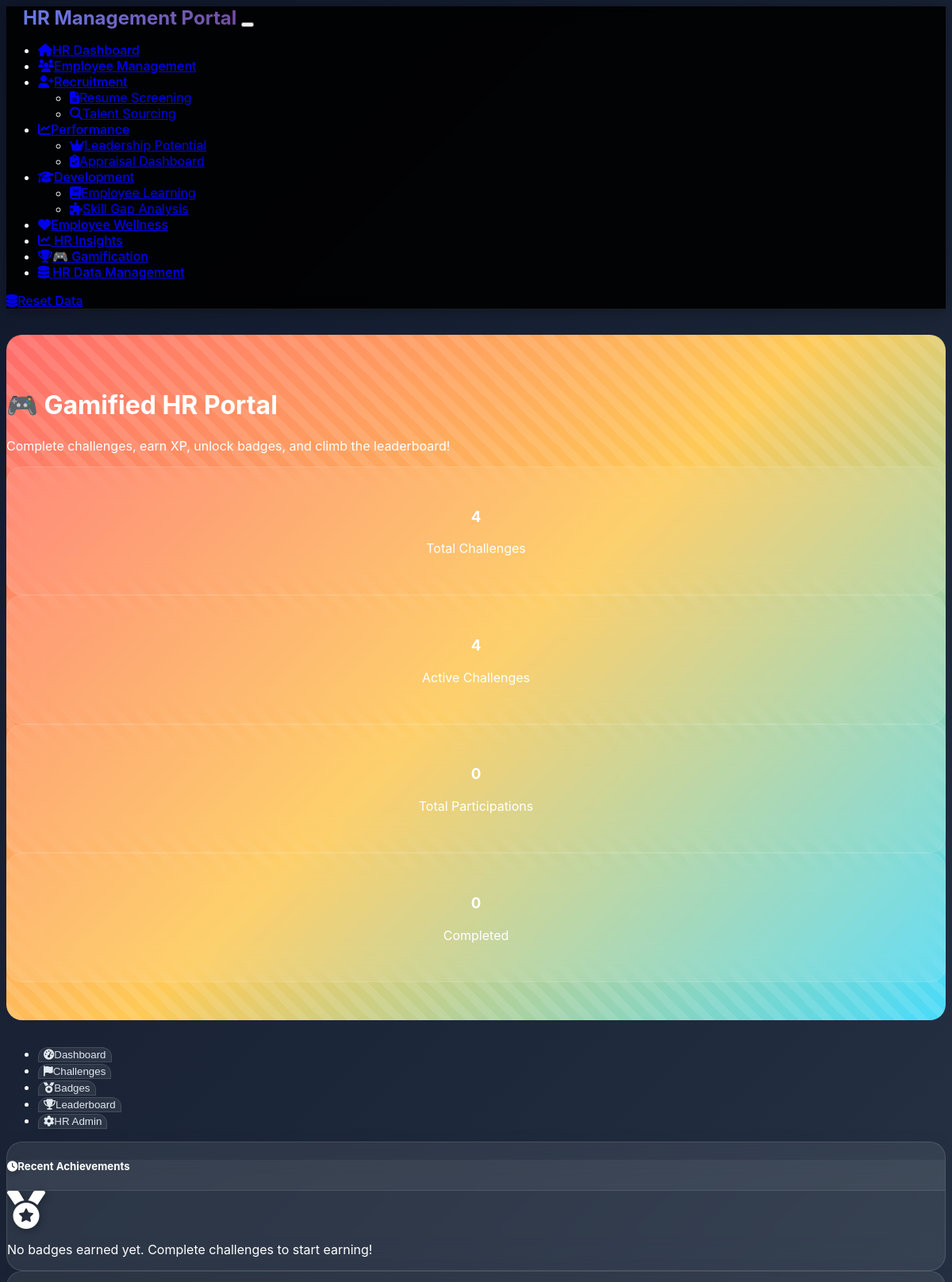
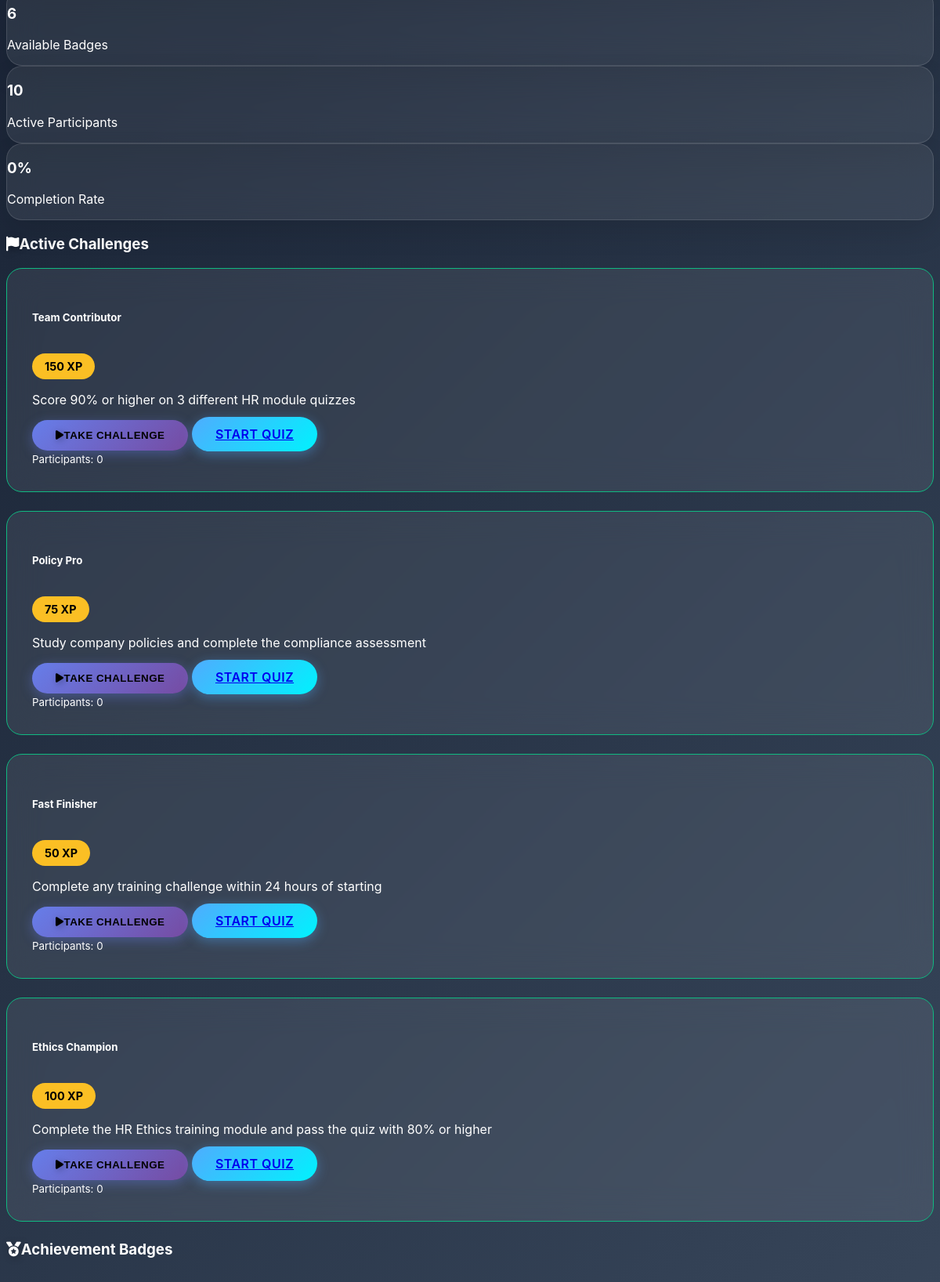
Screenshot of /gamification (upper part) with the database file from the repository (2 pictures, top to bottom).
### models.py (models this page shows, shortened)
class Challenge(db.Model):
    id = db.Column(db.Integer, primary_key=True)
    title = db.Column(db.String(200), nullable=False)
    description = db.Column(Text, nullable=False)
    xp_reward = db.Column(db.Integer, default=50)
    challenge_type = db.Column(db.String(50), default='training')  # training, quiz, module, custom
    requirements = db.Column(Text)  # JSON string of requirements
    deadline = db.Column(db.DateTime)
    is_active = db.Column(db.Boolean, default=True)
    created_by = db.Column(db.String(100), default='HR Admin')
    created_at = db.Column(db.DateTime, default=datetime.utcnow)

### routes.py (the view, shortened to what this page needs)
@app.route('/gamification', methods=['GET', 'POST'])
def gamification():
    from models import Challenge, Badge, EmployeeXP, EmployeeBadge, ChallengeParticipation, Quiz, QuizAttempt
    challenges = Challenge.query.filter_by(is_active=True).order_by(Challenge.created_at.desc()).all()
    badges = Badge.query.filter_by(is_active=True).order_by(Badge.created_at.desc()).all()
    employees = Employee.query.filter_by(status='active').all()
    for employee in employees:
        if not employee.xp_profile:
            xp_profile = EmployeeXP(employee_id=employee.id)
            db.session.add(xp_profile)
    db.session.commit()
    leaderboard = db.session.query(Employee, EmployeeXP).join(EmployeeXP).order_by(EmployeeXP.total_xp.desc()).limit(10).all()
    recent_badges = db.session.query(EmployeeBadge, Employee, Badge).join(Employee).join(Badge).order_by(EmployeeBadge.earned_date.desc()).limit(5).all()
    total_challenges = Challenge.query.count()
    active_challenges = Challenge.query.filter_by(is_active=True).count()
    total_participations = ChallengeParticipation.query.count()
    completed_challenges = ChallengeParticipation.query.filter_by(status='completed').count()
    return render_template('gamification.html',
                         challenges=challenges,
                         badges=badges,
                         employees=employees,
                         leaderboard=leaderboard,
                         recent_badges=recent_badges,
                         total_challenges=total_challenges,
                         active_challenges=active_challenges,
                         total_participations=total_participations,
                         completed_challenges=completed_challenges)

### templates/gamification.html (shortened to what this page needs)
{% extends "base.html" %}
{% block content %}
<div class="gamification-section">
    <div class="container text-center" style="position: relative; z-index: 10;">
        <h1 class="display-4 fw-bold mb-3">
            🎮 Gamified HR Portal
        </h1>
        <p class="lead mb-4">Complete challenges, earn XP, unlock badges, and climb the leaderboard!</p>
        <div class="row justify-content-center">
            <div class="col-md-3 mb-3">
                <div class="metric-card">
                    <h3 class="text-warning">{{ total_challenges }}</h3>
                    <p>Total Challenges</p>
                </div>
            </div>
            <div class="col-md-3 mb-3">
                <div class="metric-card">
                    <h3 class="text-success">{{ active_challenges }}</h3>
                    <p>Active Challenges</p>
                </div>
            </div>
            <div class="col-md-3 mb-3">
                <div class="metric-card">
                    <h3 class="text-info">{{ total_participations }}</h3>
                    <p>Total Participations</p>
                </div>
            </div>
            <div class="col-md-3 mb-3">
                <div class="metric-card">
                    <h3 class="text-primary">{{ completed_challenges }}</h3>
                    <p>Completed</p>
                </div>
            </div>
        </div>
    </div>
</div>
<div class="container">
    <ul class="nav nav-tabs mb-4" id="gamificationTabs" role="tablist">
        <li class="nav-item" role="presentation">
            <button class="nav-link active" id="dashboard-tab" data-bs-toggle="tab" data-bs-target="#dashboard" type="button" role="tab">
                <i class="fas fa-tachometer-alt me-2"></i>Dashboard
            </button>
        </li>
        <li class="nav-item" role="presentation">
            <button class="nav-link" id="challenges-tab" data-bs-toggle="tab" data-bs-target="#challenges" type="button" role="tab">
                <i class="fas fa-flag me-2"></i>Challenges
            </button>
        </li>
        <li class="nav-item" role="presentation">
            <button class="nav-link" id="badges-tab" data-bs-toggle="tab" data-bs-target="#badges" type="button" role="tab">
                <i class="fas fa-medal me-2"></i>Badges
            </button>
        </li>
        <li class="nav-item" role="presentation">
            <button class="nav-link" id="leaderboard-tab" data-bs-toggle="tab" data-bs-target="#leaderboard" type="button" role="tab">
                <i class="fas fa-trophy me-2"></i>Leaderboard
            </button>
        </li>
        <li class="nav-item" role="presentation">
            <button class="nav-link" id="hr-admin-tab" data-bs-toggle="tab" data-bs-target="#hr-admin" type="button" role="tab">
                <i class="fas fa-cog me-2"></i>HR Admin
            </button>
        </li>
    </ul>
    <div class="tab-content" id="gamificationTabsContent">
        <div class="tab-pane fade show active" id="dashboard" role="tabpanel">
            <div class="row">
                <div class="col-lg-8 mb-4">
                    <div class="glass-card">
                        <div class="card-header">
                            <h5 class="mb-0">
                                <i class="fas fa-clock me-2"></i>Recent Achievements
                            </h5>
                        </div>
                        <div class="card-body">
                            {% if recent_badges %}
                                {% for badge_record, employee, badge in recent_badges %}
                                <div class="d-flex align-items-center mb-3 p-3 rounded" style="background: rgba(255,255,255,0.05);">
                                    <div class="badge-icon me-3" style="font-size: 2rem;">{{ badge.icon }}</div>
                                    <div>
                                        <h6 class="mb-1">{{ employee.name }} earned "{{ badge.name }}"</h6>
                                        <small class="text-muted">{{ badge_record.earned_date.strftime('%B %d, %Y at %I:%M %p') }}</small>
                                    </div>
                                </div>
                                {% endfor %}
                            {% else %}
                                <div class="text-center py-4">
                                    <i class="fas fa-medal fa-3x text-muted mb-3"></i>
                                    <p class="text-muted">No badges earned yet. Complete challenges to start earning!</p>
                                </div>
                            {% endif %}
                        </div>
                    </div>
                </div>
                <div class="col-lg-4 mb-4">
                    <div class="glass-card mb-3">
                        <div class="card-body text-center">
                            <h3 class="text-warning">{{ badges|length }}</h3>
                            <p class="mb-0">Available Badges</p>
                        </div>
                    </div>
                    <div class="glass-card mb-3">
                        <div class="card-body text-center">
                            <h3 class="text-info">{{ employees|length }}</h3>
                            <p class="mb-0">Active Participants</p>
                        </div>
                    </div>
                    <div class="glass-card">
                        <div class="card-body text-center">
                            <h3 class="text-success">{{ (completed_challenges / total_participations * 100) | round(1) if total_participations > 0 else 0 }}%</h3>
                            <p class="mb-0">Completion Rate</p>
                        </div>
                    </div>
                </div>
            </div>
        </div>
        <div class="tab-pane fade" id="challenges" role="tabpanel">
            <div class="row">
                <div class="col-12 mb-4">
                    <h3><i class="fas fa-flag me-2"></i>Active Challenges</h3>
                </div>
            </div>
            <div class="row">
                {% for challenge in challenges %}
                <div class="col-lg-6 mb-4">
                    <div class="challenge-card challenge-active">
                        <div class="d-flex justify-content-between align-items-start mb-3">
                            <h5 class="mb-0">{{ challenge.title }}</h5>
                            <div class="challenge-xp">{{ challenge.xp_reward }} XP</div>
                        </div>
                        <p class="text-muted mb-3">{{ challenge.description }}</p>
                        <div class="d-flex gap-2">
                            <button class="btn btn-primary btn-sm" data-bs-toggle="modal" data-bs-target="#joinChallengeModal"
                                    onclick="setChallengeData({{ challenge.id }}, '{{ challenge.title }}')">
                                <i class="fas fa-play me-1"></i>Take Challenge
                            </button>
                            <a href="{{ url_for('take_quiz', challenge_id=challenge.id) }}" class="btn btn-success btn-sm">
                                Start Quiz
                            </a>
                        </div>
                        <div class="mt-3">
                            <small class="text-muted">
                                Participants: {{ challenge.participants|length }}
                            </small>
                        </div>
                    </div>
                </div>
                {% endfor %}
            </div>
        </div>
        <div class="tab-pane fade" id="badges" role="tabpanel">
            <div class="row">
                <div class="col-12 mb-4">
                    <h3><i class="fas fa-medal me-2"></i>Achievement Badges</h3>
                </div>
            </div>
        </div>
    </div>
</div>
{% endblock %}

### static/css/custom.css (style rules this page uses)
:root { --primary-gradient: linear-gradient(135deg, #667eea 0%, #764ba2 100%); --secondary-gradient: linear-gradient(135deg, #f093fb 0%, #f5576c 100%); --success-gradient: linear-gradient(135deg, #4facfe 0%, #00f2fe 100%); --warning-gradient: linear-gradient(135deg, #f6d365 0%, #fda085 100%); --info-gradient: linear-gradient(135deg, #a8edea 0%, #fed6e3 100%); --dark-gradient: linear-gradient(135deg, #2c3e50 0%, #4a6741 100%); --gamification-gradient: linear-gradient(135deg, #ff6b6b 0%, #feca57 50%, #48dbfb 100%); --card-shadow: 0 15px 35px rgba(0, 0, 0, 0.1); --card-hover-shadow: 0 25px 50px rgba(0, 0, 0, 0.15); --border-radius: 20px; --small-radius: 12px; --transition: all 0.4s cubic-bezier(0.25, 0.46, 0.45, 0.94); --text-primary: #ffffff; --text-secondary: #e2e8f0; --text-muted: #94a3b8; --bg-overlay: rgba(15, 23, 42, 0.95); --glass-bg: rgba(255, 255, 255, 0.08); --glass-border: rgba(255, 255, 255, 0.12); --xp-color: #fbbf24; --badge-gold: #f59e0b; --badge-silver: #94a3b8; --badge-bronze: #f97316; --challenge-active: #10b981; --challenge-completed: #06b6d4; }
body { background: linear-gradient(135deg, #0f172a 0%, #1e293b 25%, #334155 50%, #475569 75%, #64748b 100%); background-attachment: fixed; min-height: 100vh; font-family: 'Inter', 'Segoe UI', system-ui, -apple-system, sans-serif; color: var(--text-primary); overflow-x: hidden; }
.glass-card { background: var(--glass-bg); backdrop-filter: blur(20px); border: 1px solid var(--glass-border); border-radius: var(--border-radius); box-shadow: var(--card-shadow); transition: var(--transition); }
.nav-link { font-weight: 500; transition: var(--transition); position: relative; }
.nav-link::after { content: ''; position: absolute; bottom: -5px; left: 50%; width: 0; height: 2px; background: var(--primary-gradient); transition: var(--transition); transform: translateX(-50%); }
.card-header { background: rgba(255, 255, 255, 0.05); border-bottom: 1px solid rgba(255, 255, 255, 0.1); font-weight: 600; }
.btn { border-radius: 25px; font-weight: 600; text-transform: uppercase; letter-spacing: 0.5px; transition: var(--transition); border: none; padding: 12px 30px; }
.btn-primary { background: var(--primary-gradient); box-shadow: 0 4px 15px rgba(102, 126, 234, 0.4); }
.btn-success { background: var(--success-gradient); box-shadow: 0 4px 15px rgba(79, 172, 254, 0.4); }
.fa, .fas, .far { filter: drop-shadow(2px 2px 4px rgba(0, 0, 0, 0.3)); }
.gamification-section { background: var(--gamification-gradient); color: white; padding: 3rem 0; margin: 2rem 0; border-radius: var(--border-radius); position: relative; overflow: hidden; }
.gamification-section::before { content: ''; position: absolute; top: 0; left: 0; right: 0; bottom: 0; background: linear-gradient(45deg, transparent 25%, rgba(255,255,255,0.1) 25%, rgba(255,255,255,0.1) 50%, transparent 50%, transparent 75%, rgba(255,255,255,0.1) 75%); background-size: 30px 30px; animation: gamificationPattern 20s linear infinite; }
.challenge-card { background: var(--glass-bg); backdrop-filter: blur(20px); border: 1px solid var(--glass-border); border-radius: var(--border-radius); padding: 2rem; margin-bottom: 1.5rem; transition: var(--transition); position: relative; overflow: hidden; }
.challenge-card::before { content: ''; position: absolute; top: 0; left: 0; right: 0; height: 4px; background: var(--challenge-active); transform: scaleX(0); transform-origin: left; transition: var(--transition); }
.challenge-active { border-color: var(--challenge-active); }
.challenge-xp { background: var(--xp-color); color: #000; padding: 0.5rem 1rem; border-radius: 20px; font-weight: 700; font-size: 0.9rem; display: inline-block; margin-top: 1rem; }
.nav-tabs .nav-link { background: var(--glass-bg); backdrop-filter: blur(10px); border: 1px solid var(--glass-border); border-radius: var(--small-radius) var(--small-radius) 0 0; color: var(--text-secondary); margin-right: 0.5rem; transition: var(--transition); }
.metric-card { background: var(--glass-bg); backdrop-filter: blur(20px); border: 1px solid var(--glass-border); border-radius: var(--border-radius); padding: 2rem; text-align: center; transition: var(--transition); position: relative; overflow: hidden; }
.metric-card::before { content: ''; position: absolute; top: -50%; left: -50%; width: 200%; height: 200%; background: radial-gradient(circle, rgba(255,255,255,0.05) 0%, transparent 70%); transform: rotate(45deg); transition: var(--transition); opacity: 0; }

### rows the page displays
Challenge: title "Team Contributor", xp_reward "150", description "Score 90% or higher on 3 different HR module quizzes", participants|length "0"
Challenge: title "Policy Pro", xp_reward "75", description "Study company policies and complete the compliance assessment", participants|length "0"
Challenge: title "Fast Finisher", xp_reward "50", description "Complete any training challenge within 24 hours of starting", participants|length "0"
Challenge: title "Ethics Champion", xp_reward "100", description "Complete the HR Ethics training module and pass the quiz with 80% or higher", participants|length "0"

### other values shown
{{ total_challenges }} "4"
{{ active_challenges }} "4"
{{ total_participations }} "0"
{{ completed_challenges }} "0"
{{ badges|length }} "6"
{{ employees|length }} "10"
